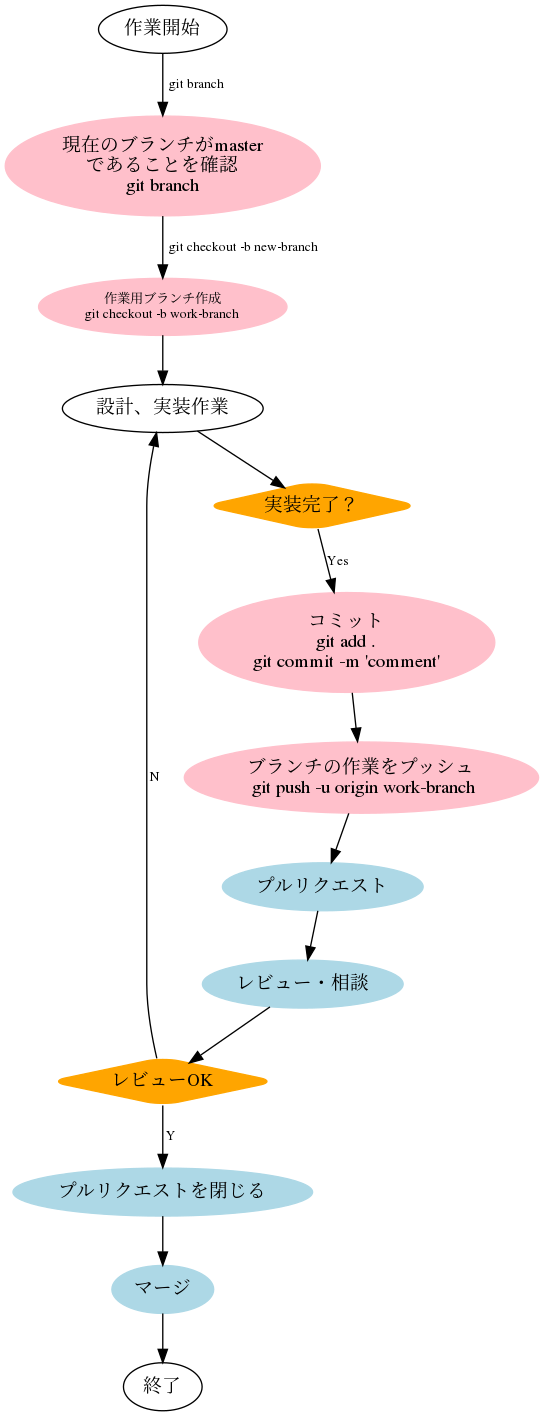

Python code for this plot:
# coding: UTF-8
from graphviz import Digraph

dot = Digraph(format="png", comment='Github Flow')
# dot.attr("node", shape="square", style="filled")

node_start = "作業開始"
node_master_branch = "現在のブランチがmaster\nであることを確認\ngit branch"
node_topic_branch = "work-branch"
node_create_branch = "作業用ブランチ作成\ngit checkout -b work-branch"
node_design = "設計、実装作業"
node_commit = "コミット\ngit add .\ngit commit -m 'comment'"
node_push_remote = "ブランチの作業をプッシュ\n git push -u origin work-branch"
node_if1 = "実装完了？"
node_pull_request = "プルリクエスト"
node_review = "レビュー・相談"
node_merge = "マージ"
node_pull_request_close = "プルリクエストを閉じる"
node_delete_topic_blanch = "作業用ブランチを削除"
node_deploy = "必要があればデプロイ作業"
node_if2 = "レビューOK"
node_end = "終了"

############### ノード

dot.node(node_start, node_start, fontstyle="bold")
dot.node(node_master_branch, node_master_branch, style="filled", color='pink', fontstyle="bold")
dot.node(node_create_branch, node_create_branch, style="filled", color='pink', fontstyle="bold", fontsize="10")
dot.node(node_if1, node_if1, shape="diamond", style="rounded,filled", color='orange', fontstyle="bold")
dot.node(node_commit, node_commit, style="filled", color='pink', fontstyle="bold")
dot.node(node_push_remote, node_push_remote, style="filled", color='pink', fontstyle="bold")
dot.node(node_pull_request, node_pull_request, style="filled", color='lightblue', fontstyle="bold")
dot.node(node_review, node_review, style="filled", color='lightblue', fontstyle="bold")
dot.node(node_if2, node_if2, shape="diamond", style="rounded,filled", color='orange', fontstyle="bold")
dot.node(node_pull_request_close, node_pull_request_close, style="filled", color='lightblue', fontstyle="bold")
dot.node(node_merge, node_merge, style="filled", color='lightblue', fontstyle="bold")
dot.node(node_merge, node_merge, style="filled", color='lightblue', fontstyle="bold")
dot.node(node_merge, node_merge, fontstyle="bold")
dot.node(node_end, node_end, fontstyle="bold")

############### エッジ
cmd_label1 = "  git branch"
dot.edge(node_start, node_master_branch, label=cmd_label1, fontsize="10")
cmd_label = "  git checkout -b new-branch"
dot.edge(node_master_branch, node_create_branch, label=cmd_label, fontsize="10")
dot.edge(node_create_branch, node_design)
dot.edge(node_design, node_if1)
dot.edge(node_if1, node_commit, label="Yes", fontsize="10")
# dot.edge(node_if1, node_design, label="作業", fontsize="9")
dot.edge(node_commit, node_push_remote)
dot.edge(node_push_remote, node_pull_request)
dot.edge(node_pull_request, node_review)
dot.edge(node_review, node_if2)
dot.edge(node_if2, node_pull_request_close, label=" Y", fontsize="10", fontstyle="bold")
dot.edge(node_if2, node_design, label=" N", fontsize="10", fontstyle="bold")
dot.edge(node_pull_request_close, node_merge)
dot.edge(node_merge, node_end)

dot.render("simple-github-flow")
